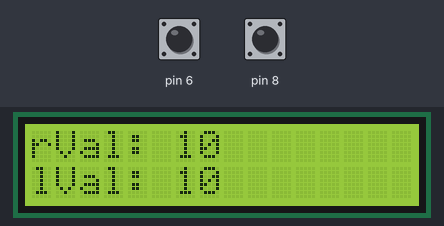
This sketch was run on a simulated Arduino Uno, built with avr-gcc and run on an emulated ATmega328P. Parts: 16×2 character LCD. The inputs (shaded band) are chosen by the test bench; at power-on: pin 6 HIGH, pin 8 HIGH. What the sketch prints to the serial monitor is not drawn.

Above: at 1.2 s.
1.3 s: pin 6 pulled LOW for 0.15 s
At 1.46 s:
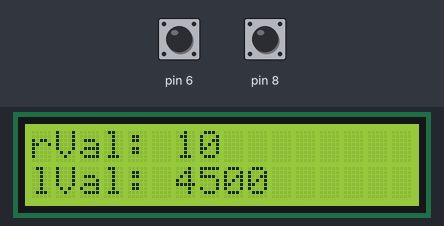
3.0 s: pin 8 pulled LOW for 0.15 s
At 3.16 s:
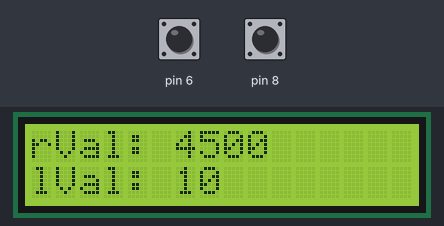
4.7 s: pin 6 pulled LOW for 3.2 s
At 5.4 s:
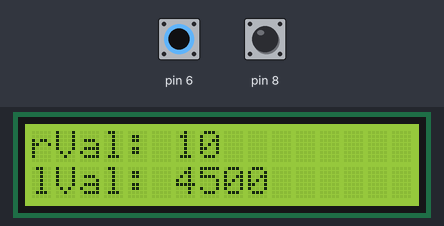
10.9 s: pin 6 pulsed LOW 5 times (0.12 s each, 0.3 s apart)
15.4 s: pin 6 pulled LOW for 1 s
17.9 s: pin 8 pulled LOW for 3.2 s
At 19.3 s:
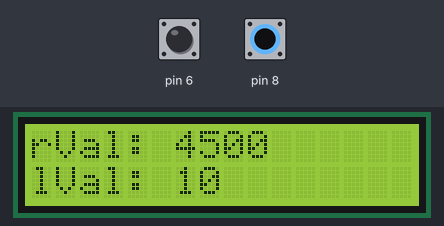
Timing chart, 0 to 20.9 s (numbered marks = the images above; inputs shaded):
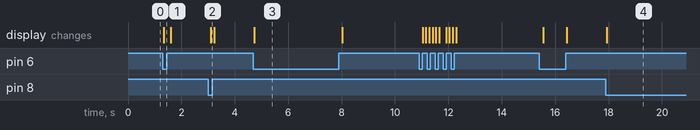

The sketch:

StackmatV2SensorTest.ino
```cpp
#include <CapacitiveSensor.h>
#include <LiquidCrystal_I2C.h>
#include <Wire.h>

CapacitiveSensor rPad = CapacitiveSensor(4, 8);
CapacitiveSensor lPad = CapacitiveSensor(4, 6);

LiquidCrystal_I2C lcd(0x27, 16, 2);


long rVal = 0;
long lVal = 0;

void setup() {
  // put your setup code here, to run once:

  Serial.begin(9600);
  // LCD Setup
  lcd.init();
  lcd.backlight();
  lcd.setCursor(0,0);

}

void loop() {
  // put your main code here, to run repeatedly:

  rVal = rPad.capacitiveSensor(30);
  lVal = lPad.capacitiveSensor(30);

  Serial.print("rVal: ");
  Serial.println(rVal);
  Serial.print("lVal: ");
  Serial.println(lVal);

  lcd.clear();

  lcd.print("rVal: ");
  lcd.print(rVal);
  lcd.setCursor(0, 1);
  lcd.print("lVal: ");
  lcd.print(lVal);

  delay(100);

}
```

Measured:
- after the input at 1.3 s, the display: changes at once (image 1)
- after the input at 3.0 s, the display: changes after 0.10 s (image 2)
- after the input at 4.7 s, the display: changes at once (image 3)
- after the input at 17.9 s, the display: changes at once (image 4)
